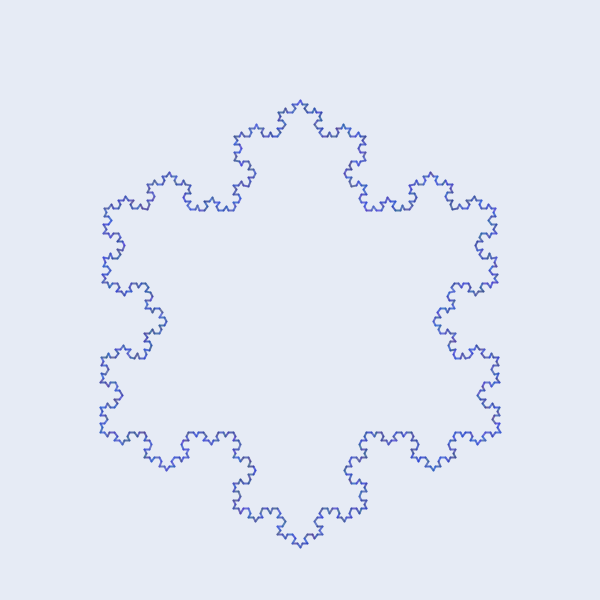
Frame 1 (no input)
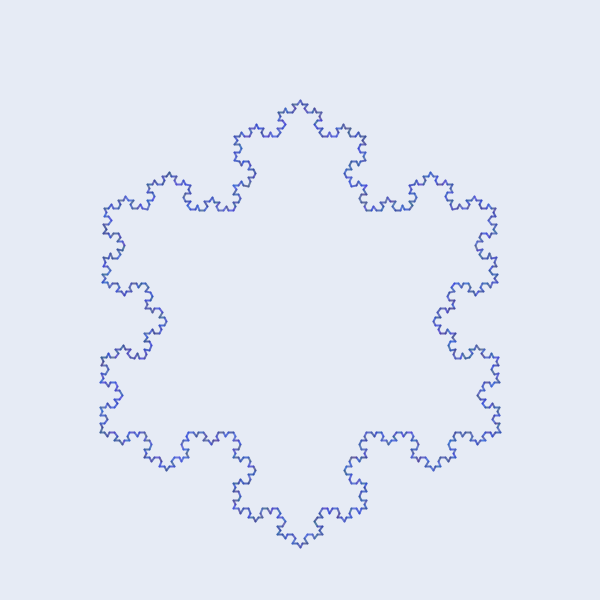
Frame 2 (the mouse pressed at the canvas centre, redrawn once)

The Processing sketch that drew these frames (run headless with seeded random() and noise(); the mouse was pressed at the canvas centre and the sketch redrawn once):

// Processing sketch: sk_recursive_kochcurve_snowflake
// ── sk_recursive_kochcurve_snowflake.pde
void setup()
{
  size( 600, 600 );
  noLoop();  // アニメーションしない
}

void draw()
{
  background( 230, 235, 245 );
  drawSnowCrystal( width/2, height/2, 400, 400 );  
}

/**
  １つの結晶を描画する
*/
void drawSnowCrystal( float fX, float fY, float fWidth, float fHeight )
{
  pushMatrix();
  
  translate( fX, fY );
  
  // 最初の再帰呼び出し
  drawKochCurve( 0, - fHeight / 2.0, fWidth / 2.0, fHeight * 0.33, 4 );
  drawKochCurve( fWidth / 2.0, fHeight * 0.33, -fWidth / 2.0, fHeight * 0.33, 4 );
  drawKochCurve( -fWidth / 2.0, fHeight * 0.33, 0, - fHeight / 2.0, 4 );

  popMatrix();
}

/**
  再帰関数：コッホ曲線
*/
void drawKochCurve( float fBeginX, float fBeginY, float fEndX, float fEndY, int iLevel )
{
  if( iLevel > 0 )
  {
    // 新たに生成される三つの点のXY座標値
    float[][] fPointXY = new float[3][2];
    
    // 三等分する二つの点の座標
    fPointXY[0][0] = fBeginX + ( fEndX - fBeginX ) / 3.0;
    fPointXY[0][1] = fBeginY + ( fEndY - fBeginY ) / 3.0;
    fPointXY[2][0] = fBeginX + 2 * ( fEndX - fBeginX ) / 3.0;
    fPointXY[2][1] = fBeginY + 2 * ( fEndY - fBeginY ) / 3.0;
    
    float fLength = sqrt( pow( fEndX - fBeginX, 2 ) + pow( fEndY - fBeginY, 2 ) );
    float fNewLength = fLength / 3.0;
    float fCosO = ( fPointXY[2][0] - fPointXY[0][0] ) / fNewLength;
    float fSinO = ( fPointXY[2][1] - fPointXY[0][1] ) / fNewLength;
    float fCos1 = cos( radians( - 60 ) );
    float fSin1 = sin( radians( - 60 ) );
    
    // 正三角形の３つ目の飛び出た点の座標を求める．
    // 加法定理
    //   cos( a + b ) = cos(a) * cos(b) - sin(a) + sin(b)
    //   sin( a + b ) = sin(a) * cos(b) + cos(a) * sin(b)
    fPointXY[1][0] = fPointXY[0][0] + fNewLength * ( fCosO * fCos1 - fSinO * fSin1 );
    fPointXY[1][1] = fPointXY[0][1] + fNewLength * ( fSinO * fCos1 + fCosO * fSin1 );
    
    drawKochCurve( fBeginX, fBeginY, fPointXY[0][0], fPointXY[0][1], iLevel - 1 );
    drawKochCurve( fPointXY[0][0], fPointXY[0][1], fPointXY[1][0], fPointXY[1][1], iLevel - 1 );
    drawKochCurve( fPointXY[1][0], fPointXY[1][1], fPointXY[2][0], fPointXY[2][1], iLevel - 1 );
    drawKochCurve( fPointXY[2][0], fPointXY[2][1], fEndX, fEndY, iLevel - 1 );
  }
  else
  {
    // 再帰呼び出し終了時に描画
    strokeWeight( 2 );
    stroke( random( 40, 80 ), random( 60, 100 ), random( 140, 220 ), 200 );
    line( fBeginX, fBeginY, fEndX, fEndY );
  }
}
